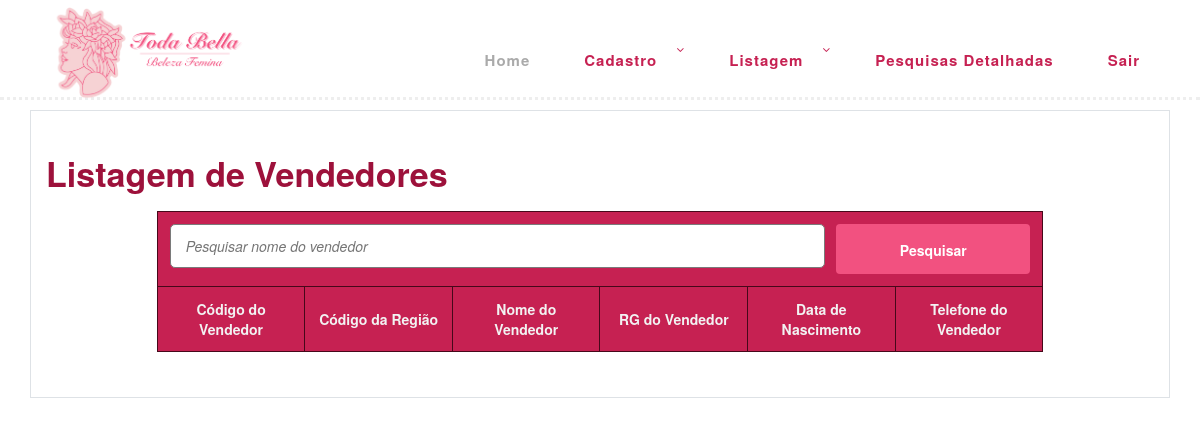
Before: /listar_Vendedor.php with the older database file.
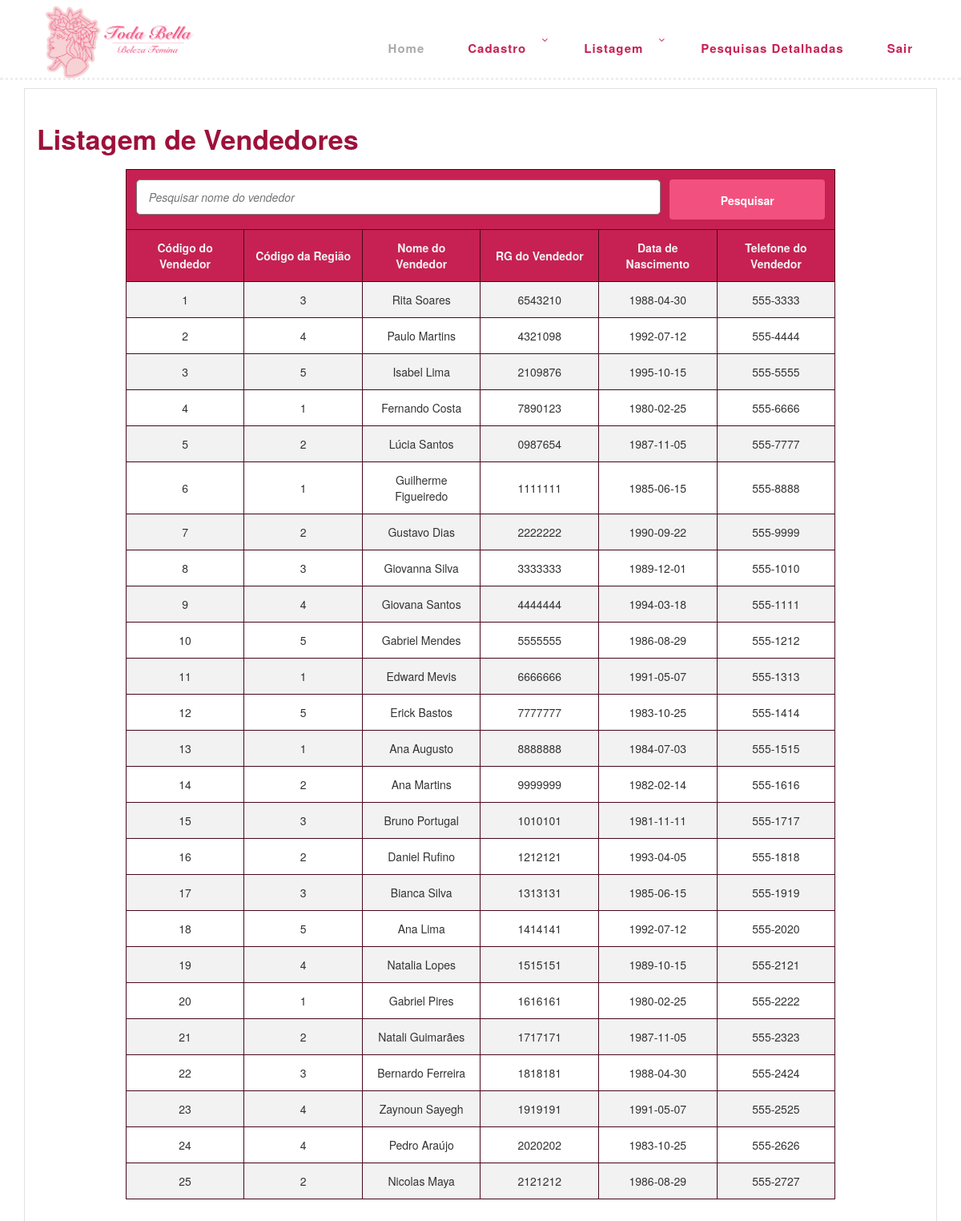
After: the same page with the newer database file.
### tables this page shows
CREATE TABLE
    Vendedor (
        CodigoVendedor INT NOT NULL AUTO_INCREMENT,
        CodigoRegiao INT NOT NULL,
        NomeVendedor VARCHAR(50) NOT NULL,
        RGVendedor VARCHAR(20),
        DataNascimento DATE,
        TelefoneVendedor VARCHAR(15),
        PRIMARY KEY (CodigoVendedor),
        FOREIGN KEY (CodigoRegiao) REFERENCES Regiao (CodigoRegiao)
    );

### DAO/VendedorDAO.php (called while the page is built, shortened)
<?php
include_once 'conexao/conexao.php';
class VendedorDAO
{
    public static function listarVendedores()
    {
        try {
            $conexao = Conexao::getInstance();
            $sql = "SELECT * FROM Vendedor";
            $stmt = $conexao->query($sql);
            return $stmt->fetchAll(PDO::FETCH_ASSOC);
        } catch (PDOException $e) {
            echo "Erro ao listar vendedores: " . $e->getMessage();
            return [];
        }
    }
}
?>

### listar_Vendedor.php (the view, shortened to what the changed rows need)
<!DOCTYPE html>
<html lang="en">
<head>
    <link rel="stylesheet" type="text/css" href="assets/css/bootstrap.min.css">
    <link rel="stylesheet" type="text/css" href="assets/css/font-awesome.css">
    <link rel="stylesheet" href="assets/css/templatemo-hexashop.css">
    <link rel="stylesheet" href="assets/css/owl-carousel.css">
    <link rel="stylesheet" href="assets/css/lightbox.css">
    <link href="//netdna.bootstrapcdn.com/bootstrap/3.3.6/css/bootstrap.min.css" rel="stylesheet">
    <link rel="stylesheet" href="assets/css/css.css">
</head>
<body>
    <br>
    <div class="subscribe">
        <div class="container">
            <div class="row justify-content-center">
                <div class="border p-4">
                    <div class="section-heading">
                        <div id="wrapper">
                            <?php
                            include_once 'DAO/VendedorDAO.php';
                            try {
                                if (isset($_GET['search'])) {
                                    $search = htmlspecialchars($_GET['search']);
                                    $vendedores = VendedorDAO::pesquisarVendedores($search);
                                } else {
                                    $vendedores = VendedorDAO::listarVendedores();
                                }
                            } catch (PDOException $e) {
                                error_log("Erro no script: " . $e->getMessage());
                                $vendedores = [];
                            }
                            ?>
                            <h2>Listagem de Vendedores</h2>
                            <table>
                                <thead>
                                    <tr>
                                        <th colspan="6">
                                            <form action="" method="GET" style="display: flex;">
                                                <input type="text" name="search"
                                                    placeholder="Pesquisar nome do vendedor"
                                                    value="<?= isset($_GET['search']) ? htmlspecialchars($_GET['search']) : ''; ?>">&nbsp;&nbsp;&nbsp;
                                                <button type="submit" class="btn btn-primary"
                                                    style="background-color: #f25180; text-align: center; font-weight: bold; line-height: 40px;">Pesquisar</button>
                                            </form>
                                        </th>
                                    </tr>
                                    <tr>
                                        <th>Código do Vendedor</th>
                                        <th>Código da Região</th>
                                        <th>Nome do Vendedor</th>
                                        <th>RG do Vendedor</th>
                                        <th>Data de Nascimento</th>
                                        <th>Telefone do Vendedor</th>
                                    </tr>
                                </thead>
                                <?php foreach ($vendedores as $vendedor): ?>
                                    <tr>
                                        <td data-label="Código do Vendedor">
                                            <?= $vendedor['CodigoVendedor']; ?>
                                        </td>
                                        <td data-label="Código da Região">
                                            <?= $vendedor['CodigoRegiao']; ?>
                                        </td>
                                        <td data-label="Nome do Vendedor">
                                            <?= $vendedor['NomeVendedor']; ?>
                                        </td>
                                        <td data-label="Rg do Vendedor">
                                            <?= $vendedor['RGVendedor']; ?>
                                        </td>
                                        <td data-label="Data de Nascimento">
                                            <?= $vendedor['DataNascimento']; ?>
                                        </td>
                                        <td data-label="Telefone do Vendedor">
                                            <?= $vendedor['TelefoneVendedor']; ?>
                                        </td>
                                    </tr>
                                <?php endforeach; ?>
                            </table>
                        </div>
                    </div>
                </div>
            </div>
        </div>
    </div>
</body>
</html>

Changed rows visible on the page:
added vendedor: CodigoVendedor "1", CodigoRegiao "3", NomeVendedor "Rita Soares", RGVendedor "6543210", DataNascimento "1988-04-30", TelefoneVendedor "555-3333"
added vendedor: CodigoVendedor "2", CodigoRegiao "4", NomeVendedor "Paulo Martins", RGVendedor "4321098", DataNascimento "1992-07-12", TelefoneVendedor "555-4444"
added vendedor: CodigoVendedor "3", CodigoRegiao "5", NomeVendedor "Isabel Lima", RGVendedor "2109876", DataNascimento "1995-10-15", TelefoneVendedor "555-5555"
added vendedor: CodigoVendedor "4", CodigoRegiao "1", NomeVendedor "Fernando Costa", RGVendedor "7890123", DataNascimento "1980-02-25", TelefoneVendedor "555-6666"
added vendedor: CodigoVendedor "5", CodigoRegiao "2", NomeVendedor "Lúcia Santos", RGVendedor "0987654", DataNascimento "1987-11-05", TelefoneVendedor "555-7777"
added vendedor: CodigoVendedor "6", CodigoRegiao "1", NomeVendedor "Guilherme Figueiredo", RGVendedor "1111111", DataNascimento "1985-06-15", TelefoneVendedor "555-8888"
added vendedor: CodigoVendedor "7", CodigoRegiao "2", NomeVendedor "Gustavo Dias", RGVendedor "2222222", DataNascimento "1990-09-22", TelefoneVendedor "555-9999"
added vendedor: CodigoVendedor "8", CodigoRegiao "3", NomeVendedor "Giovanna Silva", RGVendedor "3333333", DataNascimento "1989-12-01", TelefoneVendedor "555-1010"
added vendedor: CodigoVendedor "9", CodigoRegiao "4", NomeVendedor "Giovana Santos", RGVendedor "4444444", DataNascimento "1994-03-18", TelefoneVendedor "555-1111"
added vendedor: CodigoVendedor "10", CodigoRegiao "5", NomeVendedor "Gabriel Mendes", RGVendedor "5555555", DataNascimento "1986-08-29", TelefoneVendedor "555-1212"
added vendedor: CodigoVendedor "11", CodigoRegiao "1", NomeVendedor "Edward Mevis", RGVendedor "6666666", DataNascimento "1991-05-07", TelefoneVendedor "555-1313"
added vendedor: CodigoVendedor "12", CodigoRegiao "5", NomeVendedor "Erick Bastos", RGVendedor "7777777", DataNascimento "1983-10-25", TelefoneVendedor "555-1414"
added vendedor: CodigoVendedor "13", CodigoRegiao "1", NomeVendedor "Ana Augusto", RGVendedor "8888888", DataNascimento "1984-07-03", TelefoneVendedor "555-1515"
added vendedor: CodigoVendedor "14", CodigoRegiao "2", NomeVendedor "Ana Martins", RGVendedor "9999999", DataNascimento "1982-02-14", TelefoneVendedor "555-1616"
added vendedor: CodigoVendedor "15", CodigoRegiao "3", NomeVendedor "Bruno Portugal", RGVendedor "1010101", DataNascimento "1981-11-11", TelefoneVendedor "555-1717"
added vendedor: CodigoVendedor "16", CodigoRegiao "2", NomeVendedor "Daniel Rufino", RGVendedor "1212121", DataNascimento "1993-04-05", TelefoneVendedor "555-1818"
added vendedor: CodigoVendedor "17", CodigoRegiao "3", NomeVendedor "Bianca Silva", RGVendedor "1313131", DataNascimento "1985-06-15", TelefoneVendedor "555-1919"
added vendedor: CodigoVendedor "18", CodigoRegiao "5", NomeVendedor "Ana Lima", RGVendedor "1414141", DataNascimento "1992-07-12", TelefoneVendedor "555-2020"
added vendedor: CodigoVendedor "19", CodigoRegiao "4", NomeVendedor "Natalia Lopes", RGVendedor "1515151", DataNascimento "1989-10-15", TelefoneVendedor "555-2121"
added vendedor: CodigoVendedor "20", CodigoRegiao "1", NomeVendedor "Gabriel Pires", RGVendedor "1616161", DataNascimento "1980-02-25", TelefoneVendedor "555-2222"
added vendedor: CodigoVendedor "21", CodigoRegiao "2", NomeVendedor "Natali Guimarães", RGVendedor "1717171", DataNascimento "1987-11-05", TelefoneVendedor "555-2323"
added vendedor: CodigoVendedor "22", CodigoRegiao "3", NomeVendedor "Bernardo Ferreira", RGVendedor "1818181", DataNascimento "1988-04-30", TelefoneVendedor "555-2424"
added vendedor: CodigoVendedor "23", CodigoRegiao "4", NomeVendedor "Zaynoun Sayegh", RGVendedor "1919191", DataNascimento "1991-05-07", TelefoneVendedor "555-2525"
added vendedor: CodigoVendedor "24", CodigoRegiao "4", NomeVendedor "Pedro Araújo", RGVendedor "2020202", DataNascimento "1983-10-25", TelefoneVendedor "555-2626"
added vendedor: CodigoVendedor "25", CodigoRegiao "2", NomeVendedor "Nicolas Maya", RGVendedor "2121212", DataNascimento "1986-08-29", TelefoneVendedor "555-2727"
